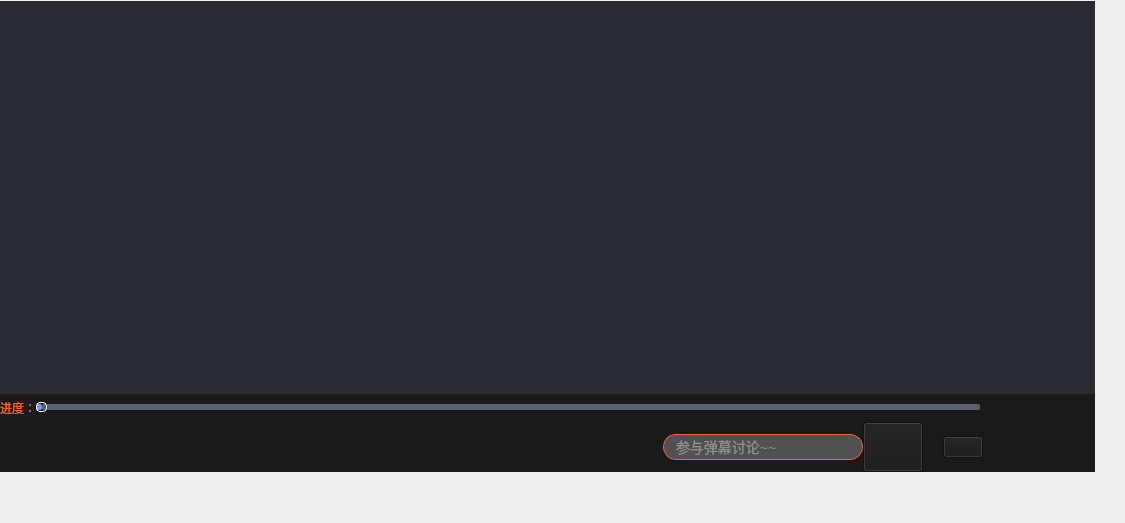
<?xml version="1.0" encoding="UTF-8"?>
<ui version="4.0">
 <class>MainWindow</class>
 <widget class="QMainWindow" name="MainWindow">
  <property name="geometry">
   <rect>
    <x>0</x>
    <y>0</y>
    <width>1125</width>
    <height>523</height>
   </rect>
  </property>
  <property name="windowTitle">
   <string>MainWindow</string>
  </property>
  <property name="styleSheet">
   <string notr="true">MainWindow
{
/*border-image: url(:/images/logonbk.png);*/
}
</string>
  </property>
  <widget class="QWidget" name="centralWidget">
   <property name="styleSheet">
    <string notr="true">/*background-color:qlineargradient(spread:pad, x1:0, y1:0, x2:1, y2:0, stop:0 rgba(231,80,229, 255), stop:1 rgba(7,208,255, 255));*/</string>
   </property>
   <widget class="QWidget" name="layoutWidget">
    <property name="geometry">
     <rect>
      <x>0</x>
      <y>1</y>
      <width>1095</width>
      <height>471</height>
     </rect>
    </property>
    <layout class="QHBoxLayout" name="horizontalLayout_5" stretch="5">
     <property name="spacing">
      <number>0</number>
     </property>
     <property name="leftMargin">
      <number>0</number>
     </property>
     <property name="topMargin">
      <number>0</number>
     </property>
     <property name="rightMargin">
      <number>0</number>
     </property>
     <property name="bottomMargin">
      <number>0</number>
     </property>
     <item>
      <layout class="QVBoxLayout" name="verticalLayout_5">
       <property name="spacing">
        <number>0</number>
       </property>
       <item>
        <widget class="QStackedWidget" name="stackedWidget">
         <property name="minimumSize">
          <size>
           <width>0</width>
           <height>0</height>
          </size>
         </property>
         <property name="styleSheet">
          <string notr="true">QStackedWidget
{
background-color:#2a2a31;
margin:0px;
}

QStackedWidget::tab
{
margin:0px;
}
</string>
         </property>
         <property name="currentIndex">
          <number>-1</number>
         </property>
        </widget>
       </item>
       <item>
        <widget class="QWidget" name="widget_splider" native="true">
         <property name="minimumSize">
          <size>
           <width>0</width>
           <height>28</height>
          </size>
         </property>
         <property name="maximumSize">
          <size>
           <width>16777215</width>
           <height>28</height>
          </size>
         </property>
         <property name="styleSheet">
          <string notr="true">QWidget
{
background-color: rgb(26, 26, 26);
}

QWidget:hover
{

}
</string>
         </property>
         <layout class="QVBoxLayout" name="verticalLayout_3">
          <property name="spacing">
           <number>0</number>
          </property>
          <property name="leftMargin">
           <number>0</number>
          </property>
          <property name="topMargin">
           <number>0</number>
          </property>
          <property name="rightMargin">
           <number>0</number>
          </property>
          <property name="bottomMargin">
           <number>0</number>
          </property>
          <item>
           <layout class="QVBoxLayout" name="verticalLayout">
            <property name="spacing">
             <number>0</number>
            </property>
            <item>
             <layout class="QHBoxLayout" name="horizontalLayout_3" stretch="0,0,0,0">
              <property name="spacing">
               <number>0</number>
              </property>
              <item>
               <widget class="QLabel" name="label">
                <property name="maximumSize">
                 <size>
                  <width>40</width>
                  <height>30</height>
                 </size>
                </property>
                <property name="styleSheet">
                 <string notr="true">color:rgb(255, 94, 30);</string>
                </property>
                <property name="text">
                 <string>进度：</string>
                </property>
               </widget>
              </item>
              <item>
               <widget class="QSlider" name="horizontalSlider">
                <property name="minimumSize">
                 <size>
                  <width>760</width>
                  <height>0</height>
                 </size>
                </property>
                <property name="maximumSize">
                 <size>
                  <width>16777215</width>
                  <height>16777215</height>
                 </size>
                </property>
                <property name="styleSheet">
                 <string notr="true">/*整个进度条*/
QSlider::groove:horizontal 
{
background:transparent;
height: 6px;
border-radius:3px;
}


/*整个进度条-hover*/
QSlider::groove:horizontal:hover
{
background:transparent;
height: 6px;
border-radius:3px;
}

/*J拖动按钮*/
QSlider::handle:horizontal 
{

background: qradialgradient(spread:pad, cx:0.5, cy:0.5, radius:0.5, fx:0.5, fy:0.5, 
stop:0.6 #45ADED, stop:0.778409 rgba(255, 255, 255, 255));
height:8px;
width:8px;
margin-top: -2px;
margin-bottom: -2px;
padding-right:1px;
border-radius:4px;
border:1px solid white;

/*
border-image: url(:/images/Slider.png);
width: 20px;          
height:20px;           
margin-top: -4px;      
margin-bottom: -4px;
border-radius: 10px;  
*/
}

/*J拖动按钮-hover,只跟groove的hover时高度影响*/
QSlider::handle:horizontal:hover 
{

}

/*未划过的区域，右边界线*/
QSlider::add-page:horizontal,QSlider::add-line:horizontal
{
border-radius:2px;
background-color: rgb(87, 97, 106); 
}

/*已划过的区域，右边界线*/
QSlider::sub-page:horizontal,QSlider::sub-line:horizontal
{
border-radius:2px;
background-color:qlineargradient(spread:pad, x1:0, y1:0, x2:1, y2:0, stop:0 rgba(231,80,229, 255), stop:1 rgba(7,208,255, 255));
}
</string>
                </property>
                <property name="orientation">
                 <enum>Qt::Horizontal</enum>
                </property>
               </widget>
              </item>
              <item>
               <spacer name="horizontalSpacer">
                <property name="orientation">
                 <enum>Qt::Horizontal</enum>
                </property>
                <property name="sizeType">
                 <enum>QSizePolicy::Fixed</enum>
                </property>
                <property name="sizeHint" stdset="0">
                 <size>
                  <width>5</width>
                  <height>20</height>
                 </size>
                </property>
               </spacer>
              </item>
              <item>
               <widget class="QLabel" name="label_time">
                <property name="minimumSize">
                 <size>
                  <width>110</width>
                  <height>0</height>
                 </size>
                </property>
                <property name="maximumSize">
                 <size>
                  <width>110</width>
                  <height>16777215</height>
                 </size>
                </property>
                <property name="styleSheet">
                 <string notr="true">color:rgb(255, 94, 30);</string>
                </property>
                <property name="text">
                 <string/>
                </property>
               </widget>
              </item>
             </layout>
            </item>
           </layout>
          </item>
         </layout>
        </widget>
       </item>
       <item>
        <widget class="QWidget" name="widget_player" native="true">
         <property name="minimumSize">
          <size>
           <width>0</width>
           <height>50</height>
          </size>
         </property>
         <property name="maximumSize">
          <size>
           <width>16777215</width>
           <height>50</height>
          </size>
         </property>
         <property name="styleSheet">
          <string notr="true">background-color: rgb(26, 26, 26);</string>
         </property>
         <layout class="QHBoxLayout" name="horizontalLayout">
          <property name="spacing">
           <number>0</number>
          </property>
          <property name="leftMargin">
           <number>0</number>
          </property>
          <property name="topMargin">
           <number>0</number>
          </property>
          <property name="rightMargin">
           <number>0</number>
          </property>
          <property name="bottomMargin">
           <number>0</number>
          </property>
          <item>
           <spacer name="horizontalSpacer_3">
            <property name="orientation">
             <enum>Qt::Horizontal</enum>
            </property>
            <property name="sizeType">
             <enum>QSizePolicy::Fixed</enum>
            </property>
            <property name="sizeHint" stdset="0">
             <size>
              <width>20</width>
              <height>20</height>
             </size>
            </property>
           </spacer>
          </item>
          <item>
           <widget class="QPushButton" name="pushButton_previous">
            <property name="minimumSize">
             <size>
              <width>40</width>
              <height>40</height>
             </size>
            </property>
            <property name="styleSheet">
             <string notr="true">QPushButton
{
background-repeat:no-repeat;
background-color:transparent;
border: 1px solid transparent;
/*border-radius:15px;*/
}


QPushButton:pressed
{
border: 1px solid transparent;
}

QPushButton:hover
{

border: 1px solid transparent;
}

QToolTip
{
border:1px solid rgb(118, 118, 118); 
background-color: #ffffff;
color:#484848; font-size:12px;
}</string>
            </property>
            <property name="text">
             <string/>
            </property>
            <property name="flat">
             <bool>false</bool>
            </property>
           </widget>
          </item>
          <item>
           <spacer name="horizontalSpacer_5">
            <property name="orientation">
             <enum>Qt::Horizontal</enum>
            </property>
            <property name="sizeType">
             <enum>QSizePolicy::Fixed</enum>
            </property>
            <property name="sizeHint" stdset="0">
             <size>
              <width>20</width>
              <height>20</height>
             </size>
            </property>
           </spacer>
          </item>
          <item>
           <widget class="QPushButton" name="pushButton_pauseStart">
            <property name="minimumSize">
             <size>
              <width>40</width>
              <height>40</height>
             </size>
            </property>
            <property name="styleSheet">
             <string notr="true">QPushButton
{
background-color:transparent;
border: 1px solid transparent;
/*border-radius:15px;*/
}


QPushButton:pressed
{
border: 1px solid transparent;
}

QPushButton:hover
{
border: 1px solid transparent;
}

QToolTip
{
border:1px solid rgb(118, 118, 118); 
background-color: #ffffff;
color:#484848; font-size:12px;
}</string>
            </property>
            <property name="text">
             <string/>
            </property>
            <property name="flat">
             <bool>false</bool>
            </property>
           </widget>
          </item>
          <item>
           <spacer name="horizontalSpacer_4">
            <property name="orientation">
             <enum>Qt::Horizontal</enum>
            </property>
            <property name="sizeType">
             <enum>QSizePolicy::Fixed</enum>
            </property>
            <property name="sizeHint" stdset="0">
             <size>
              <width>20</width>
              <height>20</height>
             </size>
            </property>
           </spacer>
          </item>
          <item>
           <widget class="QPushButton" name="pushButton_next">
            <property name="minimumSize">
             <size>
              <width>40</width>
              <height>40</height>
             </size>
            </property>
            <property name="styleSheet">
             <string notr="true">QPushButton
{
background-color:transparent;
border: 1px solid transparent;
/*border-radius:15px;*/
}


QPushButton:pressed
{

border: 1px solid transparent;
}

QPushButton:hover
{

border: 1px solid transparent;
}

QToolTip
{
border:1px solid rgb(118, 118, 118); 
background-color: #ffffff;
color:#484848; font-size:12px;
}</string>
            </property>
            <property name="text">
             <string/>
            </property>
            <property name="flat">
             <bool>false</bool>
            </property>
           </widget>
          </item>
          <item>
           <spacer name="horizontalSpacer_20">
            <property name="orientation">
             <enum>Qt::Horizontal</enum>
            </property>
            <property name="sizeHint" stdset="0">
             <size>
              <width>40</width>
              <height>20</height>
             </size>
            </property>
           </spacer>
          </item>
          <item>
           <widget class="QLineEdit" name="lineEdit_danmu">
            <property name="minimumSize">
             <size>
              <width>35</width>
              <height>26</height>
             </size>
            </property>
            <property name="maximumSize">
             <size>
              <width>200</width>
              <height>26</height>
             </size>
            </property>
            <property name="styleSheet">
             <string notr="true">/*搜索框*/
QLineEdit
{
color:#cccccc;
font-family:&quot;微软雅黑&quot;;
font-size:14px;
background-color: rgb(81, 81, 81);
selection-background-color: #D1DBCB;
border:1px solid #ff5c38;
border-top-left-radius:13;
border-top-right-radius:13;
border-bottom-right-radius:13;
border-bottom-left-radius:13;
padding-right:10px;
padding-left:10px;
}


QLineEdit:hover
{
color:#cccccc;
font-family:&quot;微软雅黑&quot;;
font-size:14px;
selection-background-color: #D1DBCB;
border:1px solid #ff5c38;
border-top-left-radius:13;
border-top-right-radius:13;
border-bottom-right-radius:13;
border-bottom-left-radius:13;
padding-right:10px;
padding-left:10px;
}

</string>
            </property>
            <property name="text">
             <string/>
            </property>
            <property name="placeholderText">
             <string>参与弹幕讨论~~</string>
            </property>
           </widget>
          </item>
          <item>
           <widget class="QPushButton" name="pushButton_danmu">
            <property name="minimumSize">
             <size>
              <width>60</width>
              <height>50</height>
             </size>
            </property>
            <property name="maximumSize">
             <size>
              <width>60</width>
              <height>50</height>
             </size>
            </property>
            <property name="styleSheet">
             <string notr="true">QPushButton
{
border-image: url(:/images/tanmuClose.png);
}
QPushButton:checked
{
border-image: url(:/images/tanmuOpen.png);
border: 1px solid #5F92B2;
}
QPushButton:hover
{
/*background-color: qconicalgradient(cx:0.5, cy:0.522909, angle:179.9, 
	stop:0.494318 rgba(181, 225, 250, 255), stop:0.5 rgba(222, 242, 251, 255));*/
border: 1px solid #3C80B1;
border:none;
}

QToolTip
{
border:1px solid rgb(118, 118, 118); 
background-color: #ffffff;
color:#484848; font-size:12px;
}</string>
            </property>
            <property name="text">
             <string/>
            </property>
           </widget>
          </item>
          <item>
           <spacer name="horizontalSpacer_15">
            <property name="orientation">
             <enum>Qt::Horizontal</enum>
            </property>
            <property name="sizeType">
             <enum>QSizePolicy::Fixed</enum>
            </property>
            <property name="sizeHint" stdset="0">
             <size>
              <width>20</width>
              <height>20</height>
             </size>
            </property>
           </spacer>
          </item>
          <item>
           <widget class="QPushButton" name="Btn_adjust">
            <property name="minimumSize">
             <size>
              <width>20</width>
              <height>20</height>
             </size>
            </property>
            <property name="styleSheet">
             <string notr="true">QPushButton
{
border-image: url(:/images/set.png);
}

QPushButton:hover
{
border-image: url(:/images/set_hover.png);
}</string>
            </property>
            <property name="text">
             <string/>
            </property>
           </widget>
          </item>
          <item>
           <spacer name="horizontalSpacer_14">
            <property name="orientation">
             <enum>Qt::Horizontal</enum>
            </property>
            <property name="sizeType">
             <enum>QSizePolicy::Fixed</enum>
            </property>
            <property name="sizeHint" stdset="0">
             <size>
              <width>20</width>
              <height>20</height>
             </size>
            </property>
           </spacer>
          </item>
          <item>
           <widget class="QPushButton" name="pushButton_sound">
            <property name="minimumSize">
             <size>
              <width>30</width>
              <height>30</height>
             </size>
            </property>
            <property name="maximumSize">
             <size>
              <width>16777215</width>
              <height>16777215</height>
             </size>
            </property>
            <property name="styleSheet">
             <string notr="true">QPushButton
{

	/*background-color:qlineargradient(spread:pad, x1:0, y1:0, x2:1, y2:0, stop:0 rgba(231,80,229, 255), stop:1 rgba(7,208,255, 255));*/
background-color: transparent;
	border:none;

}
QPushButton:pressed
{
	border: 1px solid #5F92B2;
}
QPushButton:hover{
/*background-color: qconicalgradient(cx:0.5, cy:0.522909, angle:179.9, 
	stop:0.494318 rgba(181, 225, 250, 255), stop:0.5 rgba(222, 242, 251, 255));*/
border: 1px solid #3C80B1;
border:none;
}

QToolTip
{
border:1px solid rgb(118, 118, 118); 
background-color: #ffffff;
color:#484848; font-size:12px;
}</string>
            </property>
            <property name="text">
             <string/>
            </property>
           </widget>
          </item>
          <item>
           <spacer name="horizontalSpacer_21">
            <property name="orientation">
             <enum>Qt::Horizontal</enum>
            </property>
            <property name="sizeType">
             <enum>QSizePolicy::Fixed</enum>
            </property>
            <property name="sizeHint" stdset="0">
             <size>
              <width>20</width>
              <height>20</height>
             </size>
            </property>
           </spacer>
          </item>
          <item>
           <widget class="QPushButton" name="pushButton_curlist">
            <property name="minimumSize">
             <size>
              <width>20</width>
              <height>20</height>
             </size>
            </property>
            <property name="maximumSize">
             <size>
              <width>20</width>
              <height>20</height>
             </size>
            </property>
            <property name="styleSheet">
             <string notr="true">QPushButton
{
	
	/*background-color:qlineargradient(spread:pad, x1:0, y1:0, x2:1, y2:0, stop:0 rgba(231,80,229, 255), stop:1 rgba(7,208,255, 255));*/
background-color: transparent;
	border-image: url(:/images/curplaylist_normal.png);
	border:none;

}
QPushButton:pressed
{
	border: 1px solid #5F92B2;
}
QPushButton:hover{
/*background-color: qconicalgradient(cx:0.5, cy:0.522909, angle:179.9, 
	stop:0.494318 rgba(181, 225, 250, 255), stop:0.5 rgba(222, 242, 251, 255));*/
border: 1px solid #3C80B1;
border-image: url(:/images/curplaylist_hover.png);
border:none;
}

QToolTip
{
border:1px solid rgb(118, 118, 118); 
background-color: #ffffff;
color:#484848; font-size:12px;
}</string>
            </property>
            <property name="text">
             <string/>
            </property>
           </widget>
          </item>
          <item>
           <spacer name="horizontalSpacer_24">
            <property name="orientation">
             <enum>Qt::Horizontal</enum>
            </property>
            <property name="sizeType">
             <enum>QSizePolicy::Fixed</enum>
            </property>
            <property name="sizeHint" stdset="0">
             <size>
              <width>20</width>
              <height>20</height>
             </size>
            </property>
           </spacer>
          </item>
         </layout>
        </widget>
       </item>
      </layout>
     </item>
    </layout>
   </widget>
  </widget>
 </widget>
 <layoutdefault spacing="6" margin="11"/>
 <resources/>
 <connections/>
</ui>
